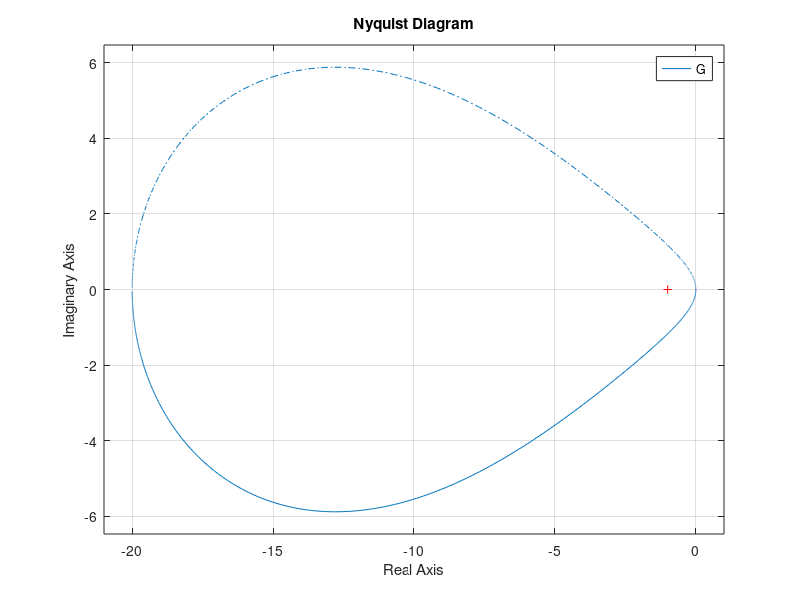
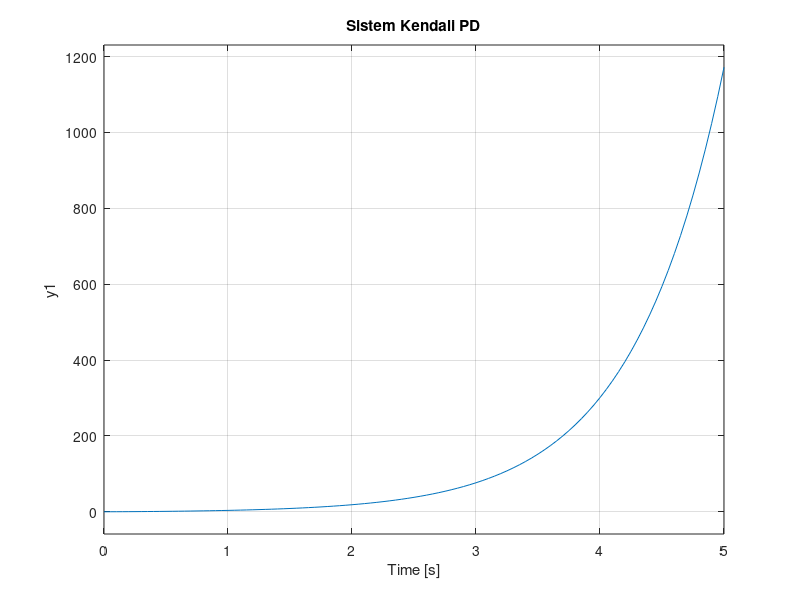
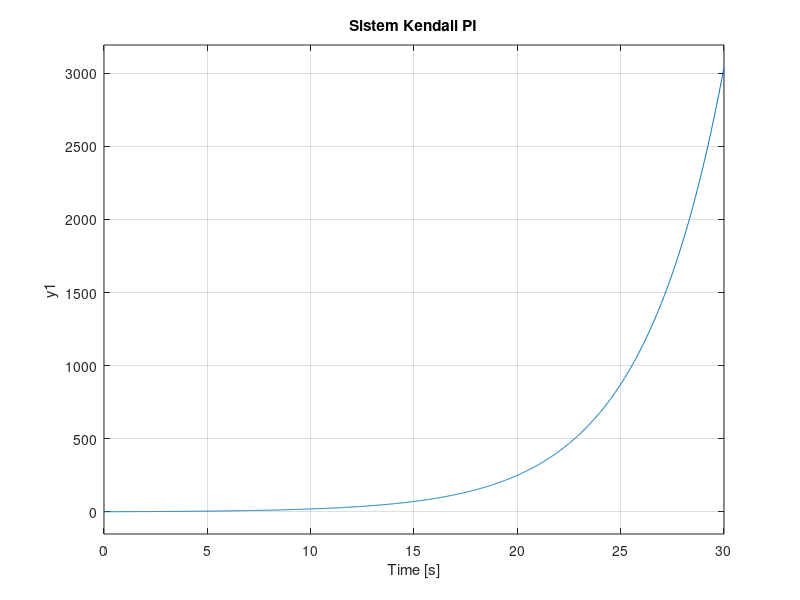
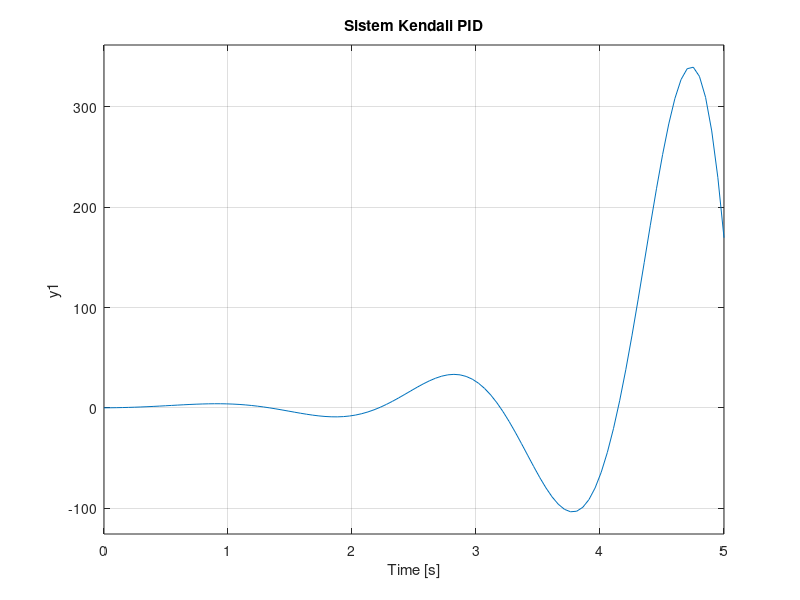

The MATLAB script that drew these images, in order:
clc
clear

G = tf([18 360],[1 3 -18])
figure(1)
nyquist(G)

Kcr = db2mag(-26)
Pcr = 2*pi/22.9

s = tf('s');
Kp_pd = 0.6*Kcr
Td_pd = 0.125*Pcr
Gc_pd = Kp_pd*(1+Td_pd*s)
Gcl_pd = feedback(Gc_pd*G,1)
figure(2)
step(Gcl_pd)
title('Sistem Kendali PD')

Kp_pi = 0.45*Kcr
Ti_pi = (1/1.2)*Pcr
Gc_pi = Kp_pi*(1+(1/Ti_pi*s))
Gcl_pi = feedback(Gc_pi*G,1)
figure(3)
step(Gcl_pi)
title('Sistem Kendali PI')

Kp_pid = 0.6*Kcr 
Ti_pid = 0.5*Pcr
Td_pid = 0.125*Pcr
Gc_pid = Kp_pid*(1+(1/(Ti_pid*s)+Td_pid*s)) 
Gcl_pid = feedback(Gc_pid*G,1)
figure(4)
step(Gcl_pid)
title('Sistem Kendali PID')